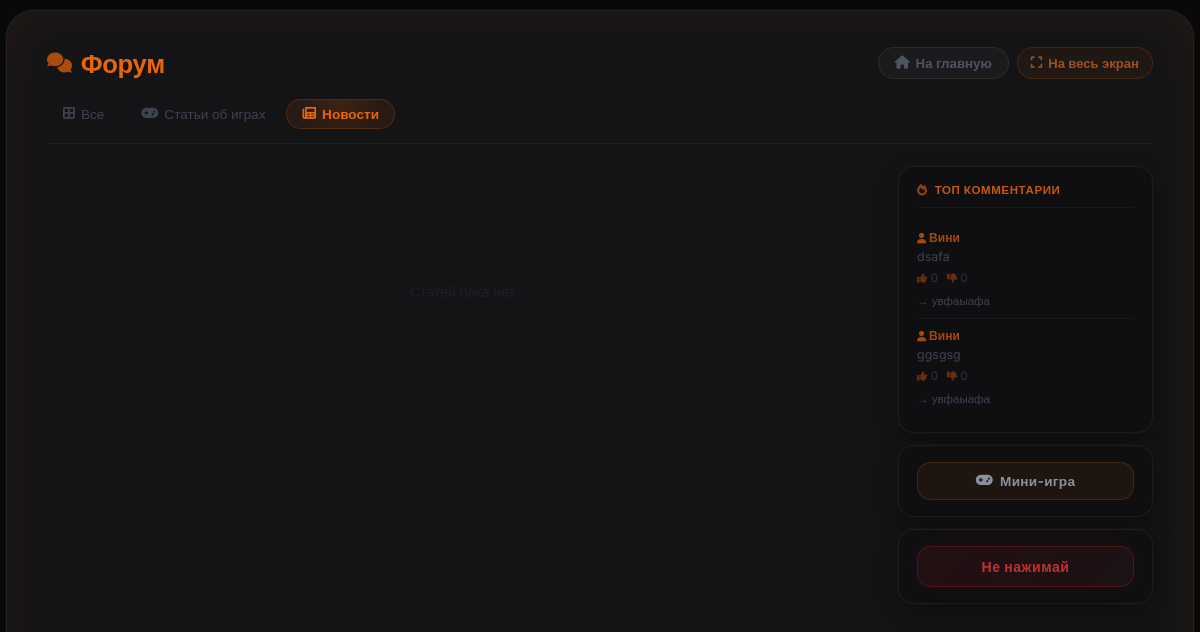
Before: /forum?category=news with the older database file.
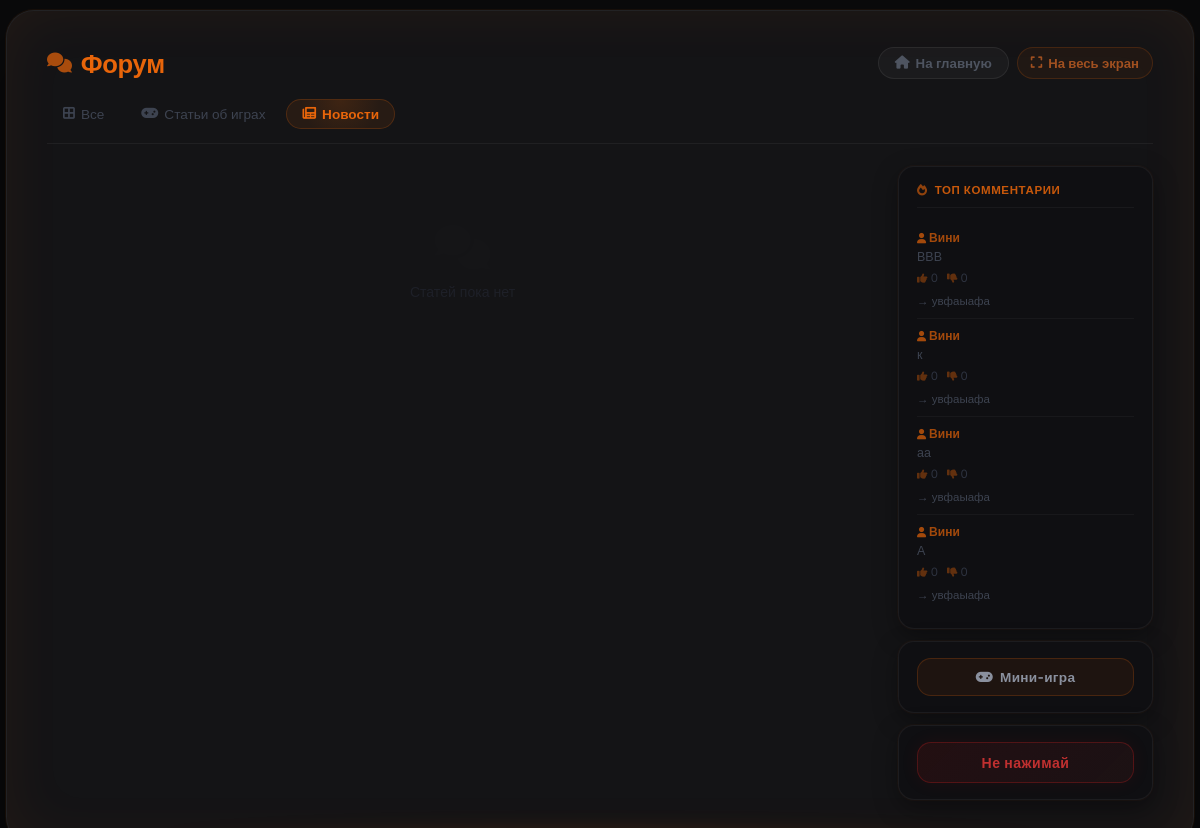
After: the same page with the newer database file.
### models.py (models this page shows, shortened)
class Comment(db.Model):
    __tablename__ = 'comments'
    id         = db.Column(db.Integer, primary_key=True)
    content    = db.Column(db.Text, nullable=False)
    created_at = db.Column(db.DateTime, default=datetime.utcnow)
    article_id = db.Column(db.Integer, db.ForeignKey('articles.id'), nullable=False)
    author_id  = db.Column(db.Integer, db.ForeignKey('users.id'),    nullable=False)
    parent_id  = db.Column(db.Integer, db.ForeignKey('comments.id'), nullable=True)
    likes      = db.Column(db.Integer, default=0)
    dislikes   = db.Column(db.Integer, default=0)
    replies    = db.relationship('Comment',
                                 backref=db.backref('parent', remote_side='Comment.id'),
                                 lazy='dynamic',
                                 cascade='all, delete-orphan',
                                 primaryjoin='Comment.parent_id == Comment.id',
                                 order_by='Comment.created_at')
    reactions  = db.relationship('CommentReaction', backref='comment', lazy='dynamic',
                                 cascade='all, delete-orphan')

class User(db.Model, UserMixin):
    __tablename__ = 'users'
    id             = db.Column(db.Integer, primary_key=True)
    username       = db.Column(db.String(80),  unique=True, nullable=False)
    email          = db.Column(db.String(120), unique=True, nullable=False)
    password_hash  = db.Column(db.String(256), nullable=False)
    role           = db.Column(db.Integer, default=0)
    created_at     = db.Column(db.DateTime, default=datetime.utcnow)   # дата регистрации
    last_seen      = db.Column(db.DateTime, default=datetime.utcnow)
    banned_until   = db.Column(db.DateTime, nullable=True)
    ban_reason     = db.Column(db.String(500), nullable=True)
    banned_by_id   = db.Column(db.Integer, db.ForeignKey('users.id'), nullable=True)
    recovery_key   = db.Column(db.String(256), nullable=True)  # хеш секретного ключа восстановления
    avatar         = db.Column(db.String(300), nullable=True)   # путь к аватарке
    articles       = db.relationship('Article',  backref='author',     lazy='dynamic', foreign_keys='Article.author_id')
    comments       = db.relationship('Comment',  backref='author',     lazy='dynamic', foreign_keys='Comment.author_id')
    votes          = db.relationship('Vote',     backref='user',       lazy='dynamic')
    extra_pages    = db.relationship('ExtraPage', backref='author',    lazy='dynamic', foreign_keys='ExtraPage.author_id')
    comment_reactions = db.relationship('CommentReaction', backref='user', lazy='dynamic')

class Article(db.Model):
    __tablename__ = 'articles'
    id          = db.Column(db.Integer, primary_key=True)
    title       = db.Column(db.String(300), nullable=False)
    preview     = db.Column(db.Text, nullable=True)       # краткое описание
    content     = db.Column(db.Text, nullable=False)
    image       = db.Column(db.String(500), nullable=True)  # URL изображения (старый способ)
    image_file  = db.Column(db.String(300), nullable=True)  # имя файла загруженного изображения
    video_url   = db.Column(db.String(500), nullable=True)  # ссылка на YouTube
    video_file  = db.Column(db.String(300), nullable=True)  # загруженный видео-файл
    category    = db.Column(db.String(50), default='article')
    views       = db.Column(db.Integer, default=0)
    likes       = db.Column(db.Integer, default=0)
    dislikes    = db.Column(db.Integer, default=0)
    created_at  = db.Column(db.DateTime, default=datetime.utcnow)
    updated_at  = db.Column(db.DateTime, default=datetime.utcnow, onupdate=datetime.utcnow)
    author_id   = db.Column(db.Integer, db.ForeignKey('users.id'), nullable=False)
    game_id     = db.Column(db.Integer, db.ForeignKey('games.id'), nullable=True)
    comments    = db.relationship('Comment',      backref='article', lazy='dynamic',
                                  cascade='all, delete-orphan')
    votes       = db.relationship('Vote',         backref='article', lazy='dynamic',
                                  cascade='all, delete-orphan')
    extra_pages = db.relationship('ExtraPage',    backref='article', lazy='dynamic',
                                  cascade='all, delete-orphan')
    dropdown_items = db.relationship('DropdownItem', backref='article', lazy='dynamic',
                                     cascade='all, delete-orphan', order_by='DropdownItem.order')
    article_views  = db.relationship('ArticleView',  backref='article', lazy='dynamic',
                                     cascade='all, delete-orphan')

### app.py (the view)
@app.route('/forum')
def forum():
    category     = request.args.get('category', 'all')
    q            = Article.query
    if category in ('article', 'news'):
        q = q.filter_by(category=category)
    articles     = q.order_by(Article.created_at.desc()).all()
    top_comments = Comment.query.order_by(Comment.likes.desc()).limit(5).all()
    settings     = SiteSettings.get()
    return render_template('forum.html', articles=articles,
                           category=category, top_comments=top_comments,
                           chaos_button_enabled=settings.chaos_button_enabled)

### app.py (called while the page is built)
@app.before_request
def update_last_seen():
    if current_user.is_authenticated:
        current_user.last_seen = datetime.utcnow()
        db.session.commit()

@app.after_request
def add_security_headers(response):
    response.headers['X-Content-Type-Options'] = 'nosniff'
    response.headers['X-Frame-Options']        = 'DENY'
    response.headers['X-XSS-Protection']       = '1; mode=block'
    response.headers.pop('Server', None)
    response.headers.pop('X-Powered-By', None)
    return response

### models.py (called while the page is built)
    @staticmethod
    def get():
        s = SiteSettings.query.first()
        if not s:
            s = SiteSettings(chaos_button_enabled=False)
            db.session.add(s)
            db.session.commit()
        return s

### templates/forum.html (shortened to what the changed rows need)
{% extends "base.html" %}
{% block content %}
<div class="forum-outer">
<div class="forum-card">
    <div class="forum-header">
        <h1 class="forum-title"><i class="fas fa-comments"></i> Форум</h1>
    </div>
    <div class="forum-body">
        <aside class="forum-sidebar">
            <div class="sidebar-block">
                {% if top_comments %}
                    {% for comment in top_comments %}
                    <div class="top-comment">
                        <div class="tc-author"><i class="fas fa-user" style="font-size:0.65rem; margin-right:3px;"></i>{{ comment.author.username }}</div>
                        <div class="tc-text">{{ comment.content }}</div>
                        <div class="tc-stats"><span><i class="fas fa-thumbs-up"></i> {{ comment.likes }}</span><span><i class="fas fa-thumbs-down"></i> {{ comment.dislikes }}</span></div>
                        <a href="{{ url_for('article', article_id=comment.article_id) }}#comment-{{ comment.id }}" class="tc-link">→ {{ comment.article.title | truncate(28) }}</a>
                    </div>
                    {% endfor %}
                {% else %}
                    <div style="color:#1e2028; font-size:0.8rem; text-align:center; padding:14px 0;">
                        <i class="fas fa-comment-slash" style="display:block; font-size:1.6rem; margin-bottom:7px; opacity:0.08;"></i>
                        Комментариев пока нет
                    </div>
                {% endif %}
            </div>
        </aside>
    </div>
</div>
</div>
{% endblock %}

Changed rows visible on the page:
removed Comment: author.username "Вини", content "dsafa", likes "0", dislikes "0", article "увфаыафа"
removed Comment: author.username "Вини", content "ggsgsg", likes "0", dislikes "0", article "увфаыафа"
added Comment: author.username "Вини", content "ВВВ", likes "0", dislikes "0", article "увфаыафа"
added Comment: author.username "Вини", content "к", likes "0", dislikes "0", article "увфаыафа"
added Comment: author.username "Вини", content "аа", likes "0", dislikes "0", article "увфаыафа"
added Comment: author.username "Вини", content "А", likes "0", dislikes "0", article "увфаыафа"
